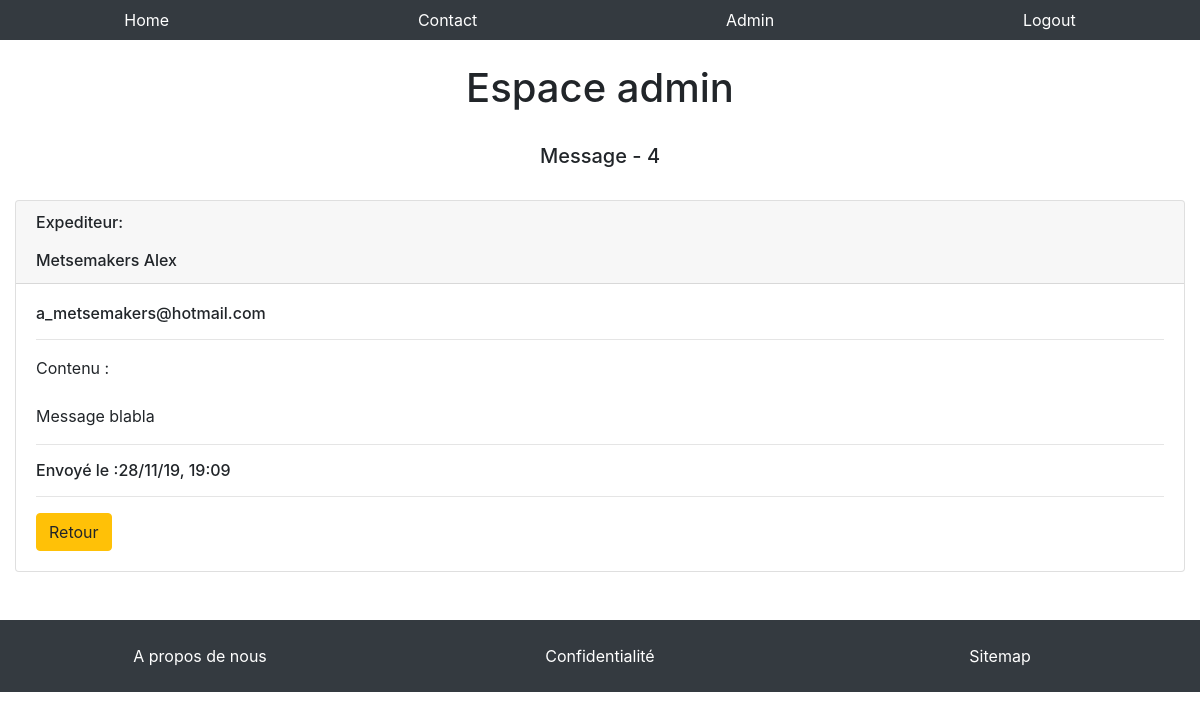
/show.php?id=4 (signed in), run on the app's committed database.
### tables this page shows
CREATE TABLE IF NOT EXISTS `contact` (
  `id` int(11) NOT NULL AUTO_INCREMENT,
  `lastname` varchar(100) NOT NULL,
  `firstname` varchar(100) NOT NULL,
  `email` varchar(100) NOT NULL,
  `message` text NOT NULL,
  `date` datetime NOT NULL,
  PRIMARY KEY (`id`)
);

### show.php (the view, shortened to what this page needs)
<!DOCTYPE html>
<html lang="fr">
    <head>
        <link rel="stylesheet" href="https://stackpath.bootstrapcdn.com/bootstrap/4.4.0/css/bootstrap.min.css">
        <link rel="stylesheet" href="css/style.css">
    </head>
    <body>
        <?php
            include 'menu.php';
        ?>
        <div class="container-fluid">
            <?php if (isset($_SESSION['login'])) {
                require 'connexion.php';
                $id = $_GET['id'];
                $request = $pdo->prepare('SELECT * FROM contact WHERE id = :id');
                $request->execute(['id' => $id]);
                $message = $request->fetch();
                $datetime = strtotime($message['date']);
            ?>
            <div class="row mt-4">
                <div class="col-sm-12 text-center">
                    <h1>Espace admin</h1>
                    <br />
                    <h5>Message - <?php echo $message['id']; ?></h5>
                </div>
            </div>
            <div class="row mt-4">
                <div class="col-sm-12">
                    <div class="card">
                        <h6 class="card-header">
                            <span>Expediteur:</span>
                            <br /><br />
                            <?php echo $message['firstname'] . " " . $message['lastname']; ?>
                        </h6>
                        <div class="card-body">
                            <h6 class="card-title"><?php echo $message['email']; ?></h6>
                            <hr>
                            <span>Contenu :</span>
                            <br />
                            <br />
                            <p class="card-text"><?php echo $message['message']; ?></p>
                            <hr>
                            <h6>Envoyé le :<?php echo date("d/m/y, H:i", $datetime); ?></h6>
                            <hr>
                            <a href="admin.php" class="btn btn-warning">Retour</a>
                        </div>
                    </div>
                </div>
            </div>
            <?php
        }
            include 'footer.php';
        ?>
    </body>
</html>

### css/style.css (style rules this page uses)
a { text-decoration: none; color: #fff; }

### data on the page
contact: id "4", firstname "Metsemakers", lastname "Alex", email "a_metsemakers@hotmail.com", message "Message blabla", date "28/11/19, 19:09"
